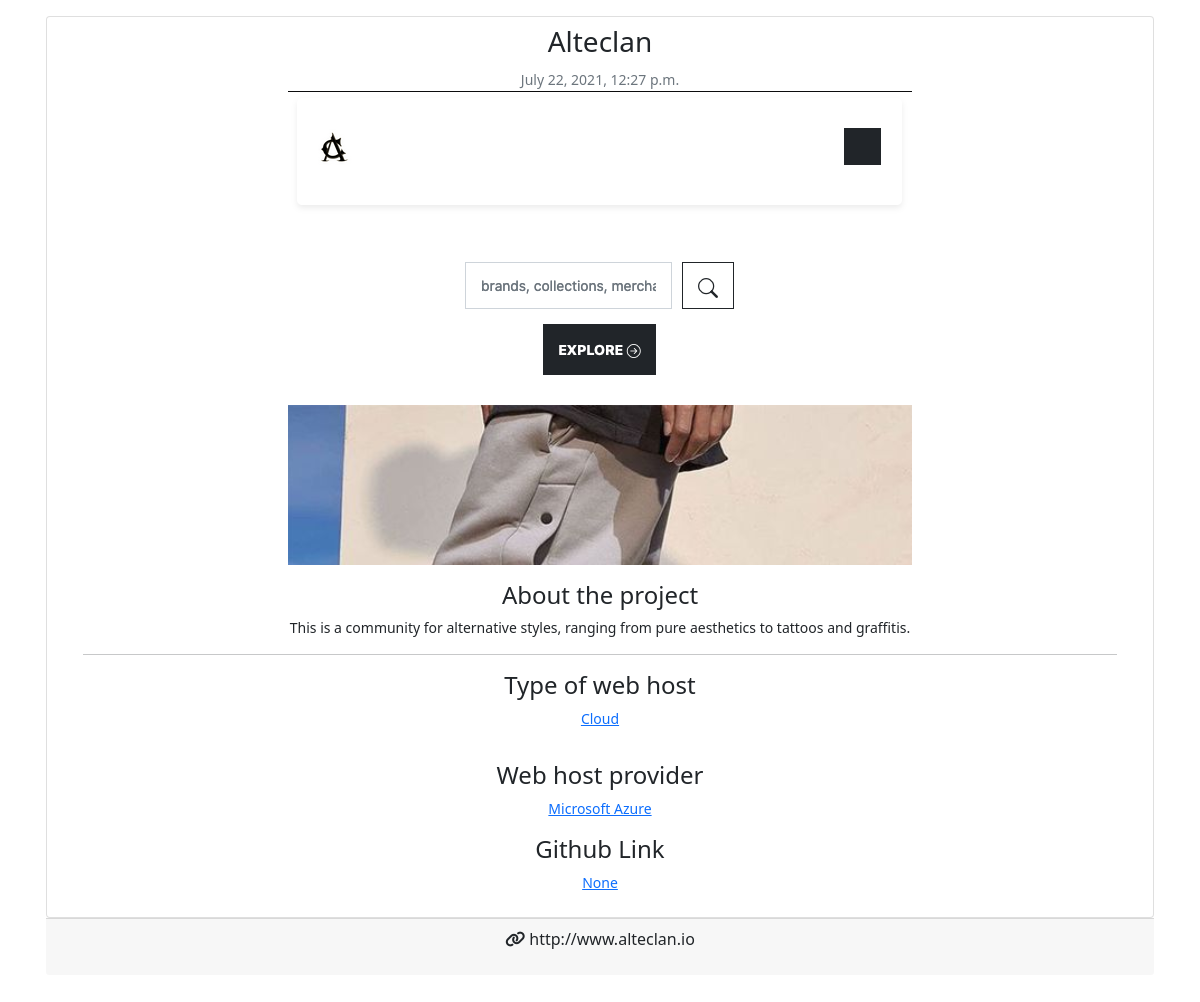
/portfolio/my-projects/alteclan, run on the app's committed database.
### portfolio_app/models.py (models this page shows, shortened)
class Project(models.Model):
    name = models.CharField(max_length=250)
    screenshot = models.ImageField(upload_to='Project Images')
    bio = models.TextField()
    url =  models.CharField(max_length=250)
    link = models.CharField(max_length=250, null=True)
    slug = models.SlugField()
    date_created = models.DateTimeField(default=timezone.now())
    web_host_type = models.CharField(max_length=250, choices=WEB_HOST_TYPE, default='Cloud')
    web_host_provider = models.CharField(max_length=250, null=True)

### portfolio_app/views.py (the view)
# urls.py: path('my-projects/<slug:slug>', views.ProjectDetailView.as_view(), name='projects'),
class ProjectDetailView(DetailView):
    model = models.Project
    template_name = 'portfolio_app/projects.html'

### portfolio_app/templates/portfolio_app/projects.html (shortened to what this page needs)
{% extends 'portfolio_app/index.html' %}
{% block content %}
<section class="">
    <div class="container p-3 text-center">
        <div class="card p-2">
            <div class="card-head">
                <h3>{{project.name}}</h3>
                <small class="text-muted">{{project.date_created}}</small>
            </div>
            <div class="card-img-top">
                <img src="{{project.screenshot.url}}" class="img-fluid" alt="An Error Occured, cant display image" srcset="">
            </div>
          <div class="card-body">
            <div class="container">
                <h4 class="text-center">About the project</h4>
                <p class="lead" style="font-size: 14px;">
                    {{project.bio}}
                </p><hr>
                <div class="container">
                    <h4 class="text-center">Type of web host</h4>
                    <p class="lead" style="font-size: 14px;">
                        <a href="">{{project.web_host_type}}</a>
                    </p>
                </div>
            </div>
          </div>
          <div class="container">
            <h4 class="text-center">Web host provider</h4>
            <p class="lead" style="font-size: 14px;">
                <a href="">{{project.web_host_provider}}</a>
            </p>
        </div>
          <div class="container">
            <h4 class="text-center">Github Link</h4>
            <p class="lead" style="font-size: 14px;">
                <a href="{{project.link}}">{{project.link}}</a>
            </p>
        </div>
      </div>
          <div class="card-footer text-center">
            <p><i class="fas fa-link"></i> {{project.url}}</p>
          </div>
        </div>
      </div><br>
</section>
{% endblock %}

### data on the page
Project: name "Alteclan", date_created "July 22, 2021, 12:27 p.m.", screenshot (picture), bio "This is a community for alternative styles, ranging from pure aesthetics to tattoos and graffitis.", web_host_type "Cloud", web_host_provider "Microsoft Azure", link "None", url "http://www.alteclan.io"
